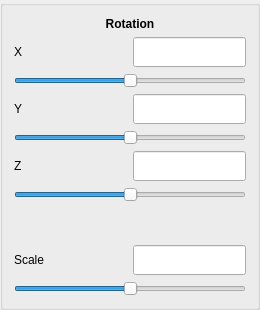
         <widget class="QGroupBox" name="groupBox_4">
          <property name="sizePolicy">
           <sizepolicy hsizetype="Fixed" vsizetype="Preferred">
            <horstretch>0</horstretch>
            <verstretch>0</verstretch>
           </sizepolicy>
          </property>
          <property name="minimumSize">
           <size>
            <width>260</width>
            <height>310</height>
           </size>
          </property>
          <property name="maximumSize">
           <size>
            <width>260</width>
            <height>350</height>
           </size>
          </property>
          <property name="title">
           <string/>
          </property>
          <layout class="QFormLayout" name="formLayout_3">
           <item row="0" column="0" colspan="2">
            <layout class="QVBoxLayout" name="verticalLayout_11">
             <item>
              <widget class="QLabel" name="RotationLabel">
               <property name="minimumSize">
                <size>
                 <width>0</width>
                 <height>0</height>
                </size>
               </property>
               <property name="maximumSize">
                <size>
                 <width>260</width>
                 <height>30</height>
                </size>
               </property>
               <property name="font">
                <font>
                 <weight>75</weight>
                 <bold>true</bold>
                </font>
               </property>
               <property name="text">
                <string>Rotation</string>
               </property>
               <property name="alignment">
                <set>Qt::AlignCenter</set>
               </property>
              </widget>
             </item>
             <item>
              <layout class="QHBoxLayout" name="horizontalLayout_9">
               <item>
                <widget class="QLabel" name="label_9">
                 <property name="sizePolicy">
                  <sizepolicy hsizetype="Preferred" vsizetype="Preferred">
                   <horstretch>0</horstretch>
                   <verstretch>0</verstretch>
                  </sizepolicy>
                 </property>
                 <property name="maximumSize">
                  <size>
                   <width>150</width>
                   <height>30</height>
                  </size>
                 </property>
                 <property name="text">
                  <string>X</string>
                 </property>
                </widget>
               </item>
               <item>
                <widget class="QLineEdit" name="ValueRotationX">
                 <property name="sizePolicy">
                  <sizepolicy hsizetype="Fixed" vsizetype="Fixed">
                   <horstretch>0</horstretch>
                   <verstretch>0</verstretch>
                  </sizepolicy>
                 </property>
                 <property name="minimumSize">
                  <size>
                   <width>0</width>
                   <height>30</height>
                  </size>
                 </property>
                 <property name="maximumSize">
                  <size>
                   <width>150</width>
                   <height>30</height>
                  </size>
                 </property>
                </widget>
               </item>
              </layout>
             </item>
             <item>
              <widget class="QSlider" name="RotationX">
               <property name="sizePolicy">
                <sizepolicy hsizetype="Fixed" vsizetype="Fixed">
                 <horstretch>0</horstretch>
                 <verstretch>0</verstretch>
                </sizepolicy>
               </property>
               <property name="minimumSize">
                <size>
                 <width>0</width>
                 <height>0</height>
                </size>
               </property>
               <property name="maximumSize">
                <size>
                 <width>260</width>
                 <height>30</height>
                </size>
               </property>
               <property name="minimum">
                <number>-180</number>
               </property>
               <property name="maximum">
                <number>180</number>
               </property>
               <property name="orientation">
                <enum>Qt::Horizontal</enum>
               </property>
              </widget>
             </item>
             <item>
              <layout class="QHBoxLayout" name="horizontalLayout_10">
               <item>
                <widget class="QLabel" name="label_10">
                 <property name="sizePolicy">
                  <sizepolicy hsizetype="Preferred" vsizetype="Preferred">
                   <horstretch>0</horstretch>
                   <verstretch>0</verstretch>
                  </sizepolicy>
                 </property>
                 <property name="maximumSize">
                  <size>
                   <width>150</width>
                   <height>30</height>
                  </size>
                 </property>
                 <property name="text">
                  <string>Y</string>
                 </property>
                </widget>
               </item>
               <item>
                <widget class="QLineEdit" name="ValueRotationY">
                 <property name="sizePolicy">
                  <sizepolicy hsizetype="Fixed" vsizetype="Fixed">
                   <horstretch>0</horstretch>
                   <verstretch>0</verstretch>
                  </sizepolicy>
                 </property>
                 <property name="minimumSize">
                  <size>
                   <width>0</width>
                   <height>30</height>
                  </size>
                 </property>
                 <property name="maximumSize">
                  <size>
                   <width>150</width>
                   <height>30</height>
                  </size>
                 </property>
                </widget>
               </item>
              </layout>
             </item>
             <item>
              <widget class="QSlider" name="RotationY">
               <property name="sizePolicy">
                <sizepolicy hsizetype="Fixed" vsizetype="Fixed">
                 <horstretch>0</horstretch>
                 <verstretch>0</verstretch>
                </sizepolicy>
               </property>
               <property name="minimumSize">
                <size>
                 <width>0</width>
                 <height>0</height>
                </size>
               </property>
               <property name="maximumSize">
                <size>
                 <width>260</width>
                 <height>30</height>
                </size>
               </property>
               <property name="minimum">
                <number>-180</number>
               </property>
               <property name="maximum">
                <number>180</number>
               </property>
               <property name="orientation">
                <enum>Qt::Horizontal</enum>
               </property>
              </widget>
             </item>
             <item>
              <layout class="QHBoxLayout" name="horizontalLayout_11">
               <item>
                <widget class="QLabel" name="label_11">
                 <property name="sizePolicy">
                  <sizepolicy hsizetype="Fixed" vsizetype="Preferred">
                   <horstretch>0</horstretch>
                   <verstretch>0</verstretch>
                  </sizepolicy>
                 </property>
                 <property name="maximumSize">
                  <size>
                   <width>150</width>
                   <height>30</height>
                  </size>
                 </property>
                 <property name="text">
                  <string>Z</string>
                 </property>
                </widget>
               </item>
               <item>
                <widget class="QLineEdit" name="ValueRotationZ">
                 <property name="sizePolicy">
                  <sizepolicy hsizetype="Fixed" vsizetype="Fixed">
                   <horstretch>0</horstretch>
                   <verstretch>0</verstretch>
                  </sizepolicy>
                 </property>
                 <property name="minimumSize">
                  <size>
                   <width>0</width>
                   <height>30</height>
                  </size>
                 </property>
                 <property name="maximumSize">
                  <size>
                   <width>150</width>
                   <height>30</height>
                  </size>
                 </property>
                </widget>
               </item>
              </layout>
             </item>
             <item>
              <widget class="QSlider" name="RotationZ">
               <property name="sizePolicy">
                <sizepolicy hsizetype="Fixed" vsizetype="Fixed">
                 <horstretch>0</horstretch>
                 <verstretch>0</verstretch>
                </sizepolicy>
               </property>
               <property name="minimumSize">
                <size>
                 <width>0</width>
                 <height>0</height>
                </size>
               </property>
               <property name="maximumSize">
                <size>
                 <width>260</width>
                 <height>30</height>
                </size>
               </property>
               <property name="minimum">
                <number>-180</number>
               </property>
               <property name="maximum">
                <number>180</number>
               </property>
               <property name="orientation">
                <enum>Qt::Horizontal</enum>
               </property>
              </widget>
             </item>
             <item>
              <spacer name="verticalSpacer_3">
               <property name="orientation">
                <enum>Qt::Vertical</enum>
               </property>
               <property name="sizeHint" stdset="0">
                <size>
                 <width>20</width>
                 <height>20</height>
                </size>
               </property>
              </spacer>
             </item>
             <item>
              <layout class="QHBoxLayout" name="horizontalLayout_12">
               <item>
                <widget class="QLabel" name="ScaleMashLabel">
                 <property name="sizePolicy">
                  <sizepolicy hsizetype="Preferred" vsizetype="Preferred">
                   <horstretch>0</horstretch>
                   <verstretch>0</verstretch>
                  </sizepolicy>
                 </property>
                 <property name="maximumSize">
                  <size>
                   <width>150</width>
                   <height>30</height>
                  </size>
                 </property>
                 <property name="text">
                  <string>Scale</string>
                 </property>
                </widget>
               </item>
               <item>
                <widget class="QLineEdit" name="ValueMashScale">
                 <property name="sizePolicy">
                  <sizepolicy hsizetype="Fixed" vsizetype="Fixed">
                   <horstretch>0</horstretch>
                   <verstretch>0</verstretch>
                  </sizepolicy>
                 </property>
                 <property name="minimumSize">
                  <size>
                   <width>0</width>
                   <height>30</height>
                  </size>
                 </property>
                 <property name="maximumSize">
                  <size>
                   <width>150</width>
                   <height>30</height>
                  </size>
                 </property>
                </widget>
               </item>
              </layout>
             </item>
             <item>
              <widget class="QSlider" name="MashScale">
               <property name="sizePolicy">
                <sizepolicy hsizetype="Fixed" vsizetype="Fixed">
                 <horstretch>0</horstretch>
                 <verstretch>0</verstretch>
                </sizepolicy>
               </property>
               <property name="minimumSize">
                <size>
                 <width>0</width>
                 <height>0</height>
                </size>
               </property>
               <property name="maximumSize">
                <size>
                 <width>260</width>
                 <height>30</height>
                </size>
               </property>
               <property name="minimum">
                <number>-100</number>
               </property>
               <property name="maximum">
                <number>100</number>
               </property>
               <property name="orientation">
                <enum>Qt::Horizontal</enum>
               </property>
              </widget>
             </item>
            </layout>
           </item>
          </layout>
         </widget>
